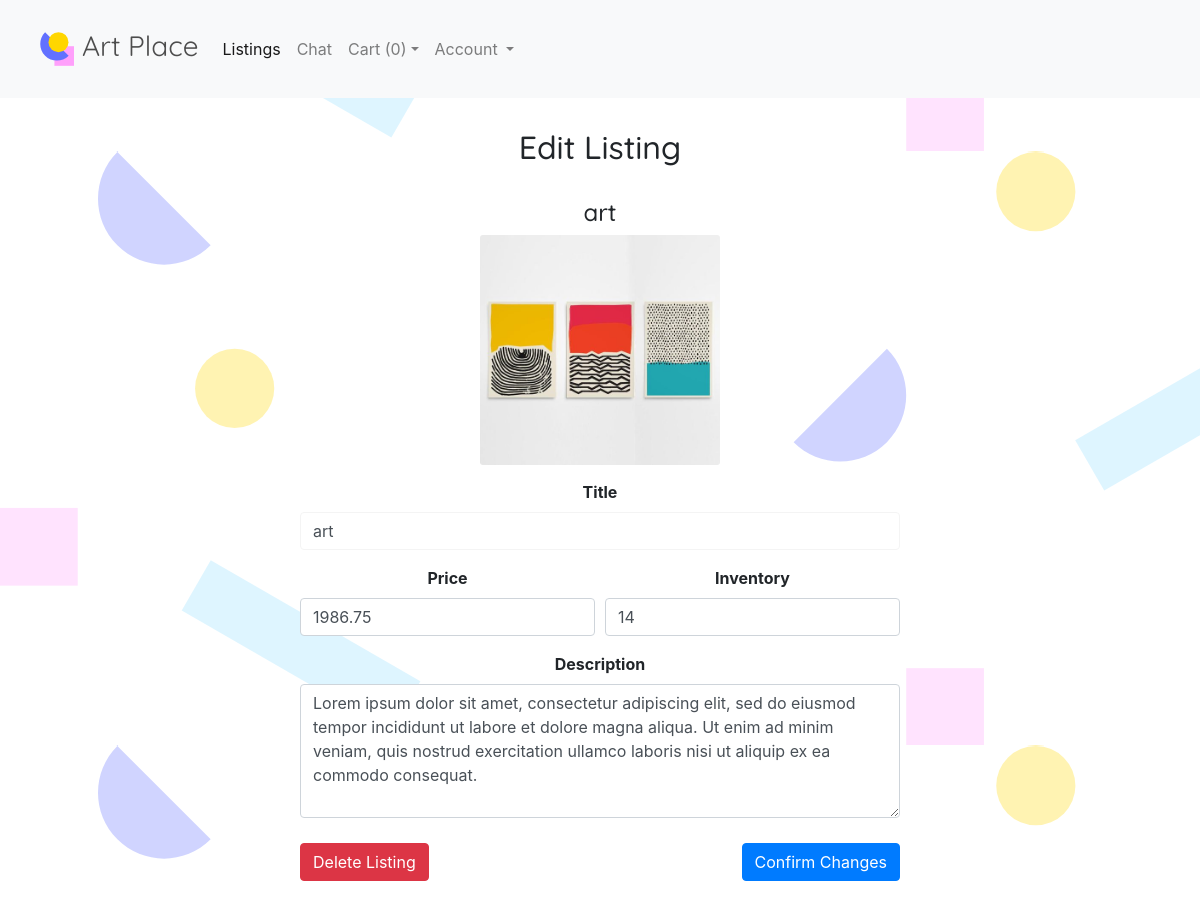
Before: /listing/edit/36 (signed in) with the older database file.
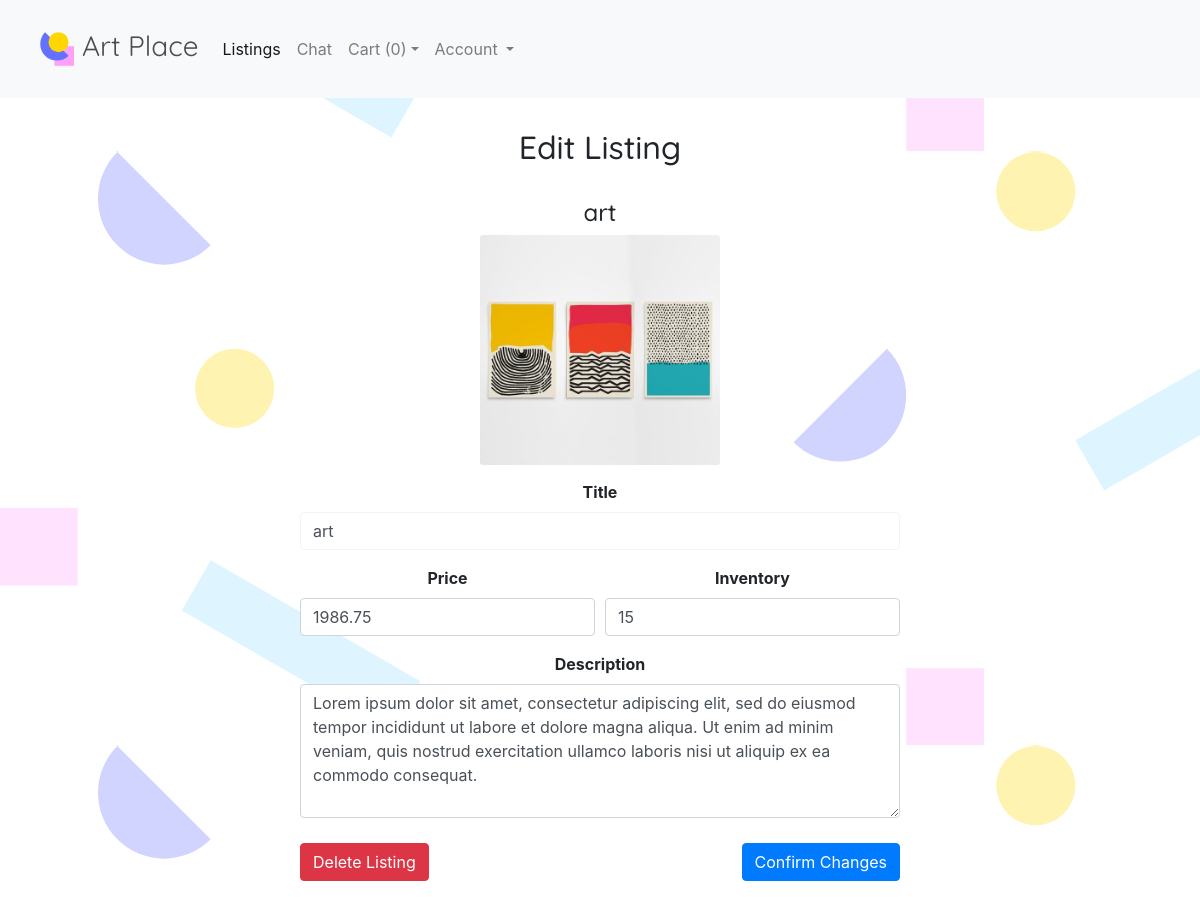
After: the same page with the newer database file.
### listing/models.py (models this page shows, shortened)
class Listing(models.Model):
    author = models.ForeignKey(settings.AUTH_USER_MODEL, on_delete=models.CASCADE)
    title = models.CharField(max_length=256)
    file_path = models.CharField(max_length=256, null=True)
    text = models.TextField()
    price = models.DecimalField(max_digits=8, decimal_places=2, null=True)
    inventory = models.IntegerField(null=True)
    publish_date = models.DateTimeField(default=timezone.now)
    edit_date = models.DateTimeField(blank=True, null=True)

### listing/views.py (the view)
# urls.py: path('listing/edit/<int:listing_id>', views.edit_listing, name='edit_listing')
@login_required
def edit_listing(request, listing_id=None):
    if request.method == "POST":
        context = {}
        form = ListingForm(request.POST)
        context['form'] = form
        if form.is_valid():
            article = Listing.objects.get(id=listing_id)
            if 'edit' in request.POST and request.user == article.author:
                listing = ListingForm(request.POST, instance=article)
                listing.save(commit=False)
                listing.save()
            elif 'delete' in request.POST and request.user == article.author:
                article = Listing.objects.get(id=listing_id)
                article.delete()
            return redirect('/')
    else:
        listings = Listing.objects.filter(id=listing_id)
        if not listings:
            return HttpResponseNotFound('<h3>Page not found.</h3>')
        listing = listings[0]
        context = {'listing': listing}
        context['user'] = request.user
    return render(request, 'listing/edit_listing.html', context)

### listing/templates/listing/edit_listing.html (shortened to what this page needs)
{% load static %}
{% include "finalApp/header.html" %}
{% if user == listing.author %}
<center>
<h2>Edit Listing</h2>
<div class="listing-content">
<h4>{{listing.title}}</h4>
<div style="margin-bottom: 15px; width: 40%">
 <img src="{% static 'images/'|add:listing.file_path %}" class="img-responsive center-img card-img" alt="...">
</div>
<form action="" method="post" enctype="multipart/form-data">
  <div class="form-group">
    <label for="title"><b>Title</b></label>
    <input type="text" class="form-control"id="title" value="{{listing.title}}" name="title">
  </div>
  <div class="form-group">
    <div class="form-row">
      <div class="col-md-6">
        <label for="price"><b>Price</b></label>
        <input type="number" class="form-control" id="price" value="{{listing.price}}" name="price">
      </div>
      <div class="col-md-6">
        <label for="inventory"><b>Inventory</b></label>
        <input type="number" class="form-control" id="inventory" value="{{listing.inventory}}" name="inventory">
      </div>
    </div>
  </div>
  <div class="form-group">
    <label for="text"><b>Description</b></label>
    <textarea class="form-control" id="text" name="text" rows="5">{{listing.text}}</textarea>
  </div>
  <div class="option-buttons">
    <button type="submit" onclick="return confirm('Are you sure you want to delete this Listing?')" name="delete" class="btn btn-danger">Delete Listing</button>
    <button type="submit" name="edit" class="btn btn-primary">Confirm Changes</button>
  </div>
</form>
</div>
</center>
{% else %}
<center><h4>You do not have permission to edit this Listing</h4></center>
{% endif %}

Changed rows visible on the page:
changed Listing "art": inventory "14" → "15"
